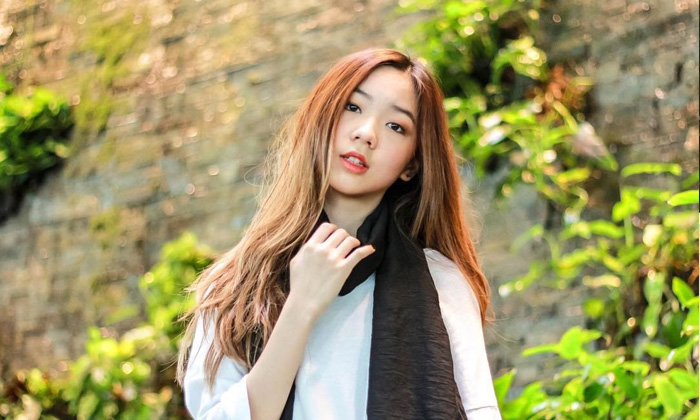
#> input picture pun.jpg, 700 x 420 px
$ python morphology.py
#> lines starting #> are read from the running program, lines starting #| are printed output that depends on the picture
import cv2
import numpy as np
from matplotlib import pyplot as plt

img = cv2.imread('pun.jpg',0)
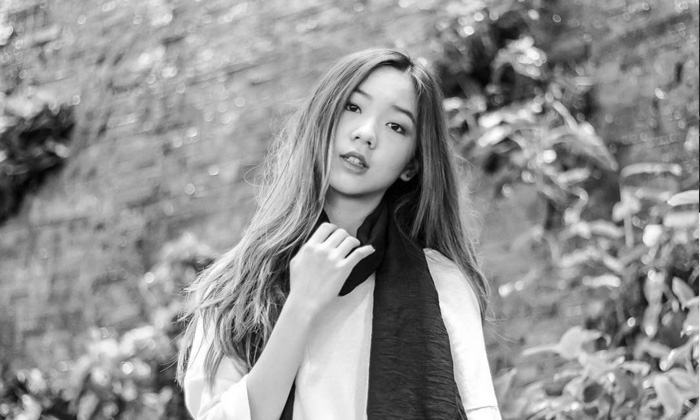
#> img: shape (420, 700); min 0, max 255, mean 146.5
kernel = np.ones((5,5),np.uint8)

erosion = cv2.erode(img,kernel,iterations = 1)
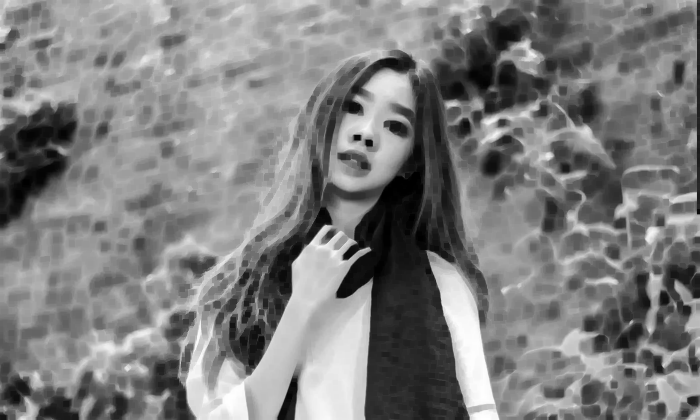
#> erosion: shape (420, 700); min 0, max 255, mean 126.4
dilation = cv2.dilate(img,kernel,iterations = 1)
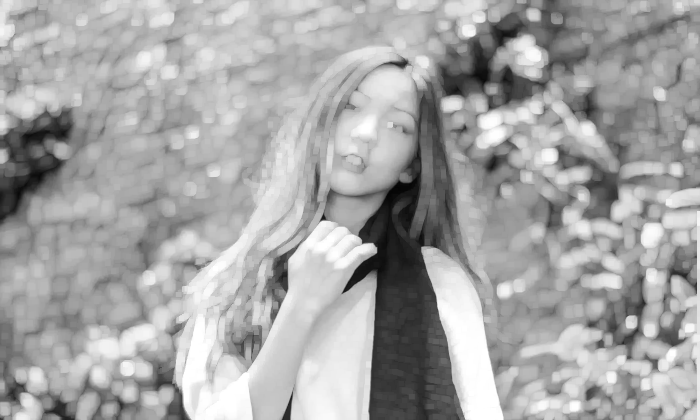
#> dilation: shape (420, 700); min 3, max 255, mean 165.4
opening = cv2.morphologyEx(img, cv2.MORPH_OPEN, kernel)
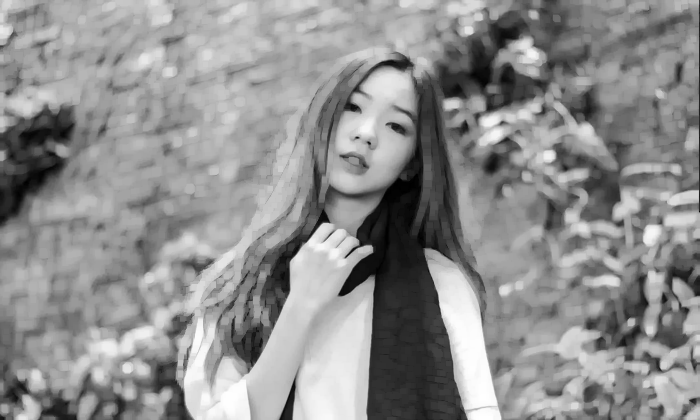
#> opening: shape (420, 700); min 0, max 255, mean 142.5
closing = cv2.morphologyEx(img, cv2.MORPH_CLOSE, kernel)
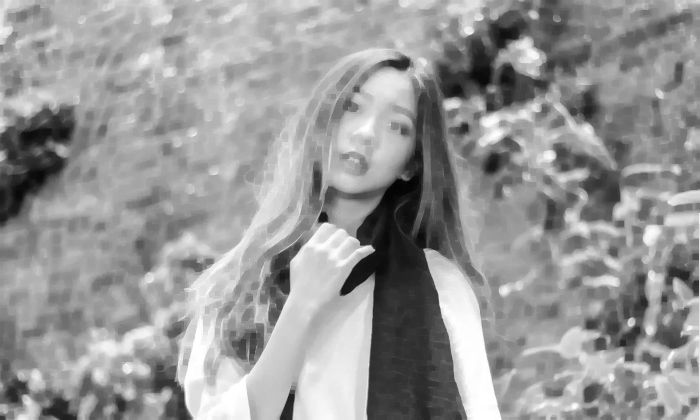
#> closing: shape (420, 700); min 3, max 255, mean 151.4
outline = cv2.morphologyEx(img, cv2.MORPH_GRADIENT, kernel)
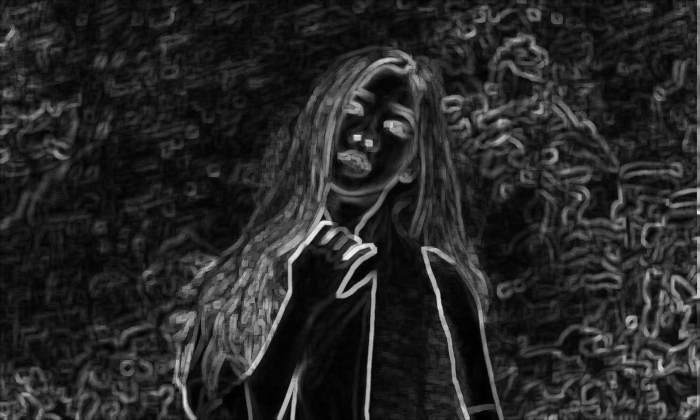
#> outline: shape (420, 700); min 0, max 236, mean 39.1

plt.subplot(2,3,1),plt.imshow(img,cmap = 'gray')
plt.title('Original'), plt.xticks([]), plt.yticks([])
plt.subplot(2,3,2),plt.imshow(erosion,cmap = 'gray')
plt.title('Erosion'), plt.xticks([]), plt.yticks([])
plt.subplot(2,3,3),plt.imshow(dilation,cmap = 'gray')
plt.title('Dilation'), plt.xticks([]), plt.yticks([])
plt.subplot(2,3,4),plt.imshow(opening,cmap = 'gray')
plt.title('Opening'), plt.xticks([]), plt.yticks([])
plt.subplot(2,3,5),plt.imshow(closing,cmap = 'gray')
plt.title('Closing'), plt.xticks([]), plt.yticks([])
plt.subplot(2,3,6),plt.imshow(outline,cmap = 'gray')
plt.title('Outline'), plt.xticks([]), plt.yticks([])

plt.show()
